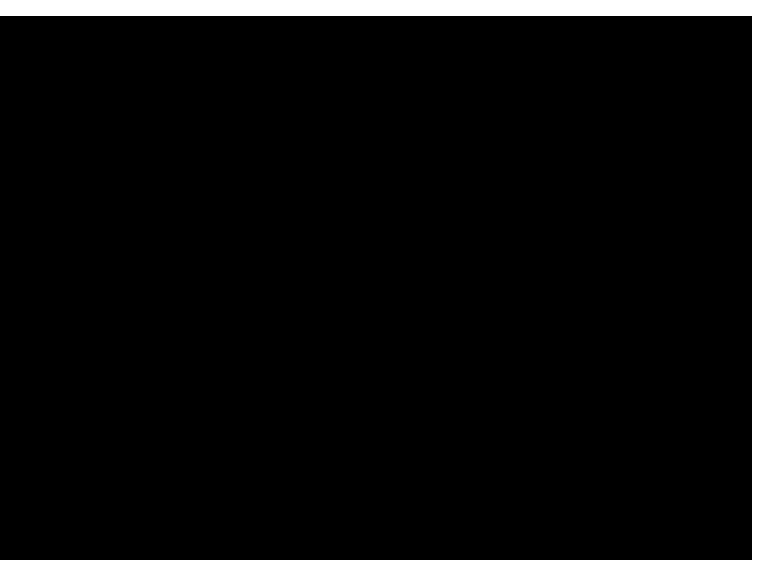

A level layout from a 2D game, rendered from its tile map. Below: a short description, then the map file with its tile-grid data intact:
An orthogonal 48x36 tile map with 16x16 px tiles, 1 tile layer (background) and 19 objects (2x shape, instruction_6, instruction_5, instruction_4, instruction_3, ...).

<map version="1.0" tiledversion="1.0.3" orientation="orthogonal" renderorder="right-down" width="48" height="36" tilewidth="16" tileheight="16" backgroundcolor="#000000" nextobjectid="22">
 <tileset firstgid="1" name="Tileset" tilewidth="16" tileheight="16" tilecount="9" columns="3">
  <image source="tileset.png" width="48" height="48" />
 </tileset>
 <layer name="background" width="48" height="36">
  <data encoding="csv">
1,1,1,1,1,1,1,1,1,1,1,1,1,1,1,1,1,1,1,1,1,1,1,1,1,1,1,1,1,1,1,1,1,1,1,1,1,1,1,1,1,1,1,1,1,1,1,1,
0,0,0,0,0,0,0,0,0,0,0,0,0,0,0,0,0,0,0,0,0,0,0,0,0,0,0,0,0,0,0,0,0,0,0,0,0,0,0,0,0,0,0,0,0,0,0,1,
0,0,0,0,0,0,0,0,0,0,0,0,0,0,0,0,0,0,0,0,0,0,0,0,0,0,0,0,0,0,0,0,0,0,0,0,0,0,0,0,0,0,0,0,0,0,0,1,
0,0,0,0,0,0,0,0,0,0,0,0,0,0,0,0,0,0,0,0,0,0,0,0,0,0,0,0,0,0,0,0,0,0,0,0,0,0,0,0,0,0,0,0,0,0,0,1,
0,0,0,0,0,0,0,0,0,0,0,0,0,0,0,0,0,0,0,0,0,0,0,0,0,0,0,0,0,0,0,0,0,0,0,0,0,0,0,0,0,0,0,0,0,0,0,1,
0,0,0,0,0,0,0,0,0,0,0,0,0,0,0,0,0,0,0,0,0,0,0,0,0,0,0,0,0,0,0,0,0,0,0,0,0,0,0,0,0,0,0,0,0,0,0,1,
0,0,0,0,0,0,0,0,0,0,0,0,0,0,0,0,0,0,0,0,0,0,0,0,0,0,0,0,0,0,0,0,0,0,0,0,0,0,0,0,0,0,0,0,0,0,0,1,
0,0,0,0,0,0,0,0,0,0,0,0,0,0,0,0,0,0,0,0,0,0,0,0,0,0,0,0,0,0,0,0,0,0,0,0,0,0,0,0,0,0,0,0,0,0,0,1,
0,0,0,0,0,0,0,0,0,0,0,0,0,0,0,0,0,0,0,0,0,0,0,0,0,0,0,0,0,0,0,0,0,0,0,0,0,0,0,0,0,0,0,0,0,0,0,1,
0,0,0,0,0,0,0,0,0,0,0,0,0,0,0,0,0,0,0,0,0,0,0,0,0,0,0,0,0,0,0,0,0,0,0,0,0,0,0,0,0,0,0,0,0,0,0,1,
0,0,0,0,0,0,0,0,0,0,0,0,0,0,0,0,0,0,0,0,0,0,0,0,0,0,0,0,0,0,0,0,0,0,0,0,0,0,0,0,0,0,0,0,0,0,0,1,
0,0,0,0,0,0,0,0,0,0,0,0,0,0,0,0,0,0,0,0,0,0,0,0,0,0,0,0,0,0,0,0,0,0,0,0,0,0,0,0,0,0,0,0,0,0,0,1,
0,0,0,0,0,0,0,0,0,0,0,0,0,0,0,0,0,0,0,0,0,0,0,0,0,0,0,0,0,0,0,0,0,0,0,0,0,0,0,0,0,0,0,0,0,0,0,1,
0,0,0,0,0,0,0,0,0,0,0,0,0,0,0,0,0,0,0,0,0,0,0,0,0,0,0,0,0,0,0,0,0,0,0,0,0,0,0,0,0,0,0,0,0,0,0,1,
0,0,0,0,0,0,0,0,0,0,0,0,0,0,0,0,0,0,0,0,0,0,0,0,0,0,0,0,0,0,0,0,0,0,0,0,0,0,0,0,0,0,0,0,0,0,0,1,
0,0,0,0,0,0,0,0,0,0,0,0,0,0,0,0,0,0,0,0,0,0,0,0,0,0,0,0,0,0,0,0,0,0,0,0,0,0,0,0,0,0,0,0,0,0,0,1,
0,0,0,0,0,0,0,0,0,0,0,0,0,0,0,0,0,0,0,0,0,0,0,0,0,0,0,0,0,0,0,0,0,0,0,0,0,0,0,0,0,0,0,0,0,0,0,1,
0,0,0,0,0,0,0,0,0,0,0,0,0,0,0,0,0,0,0,0,0,0,0,0,0,0,0,0,0,0,0,0,0,0,0,0,0,0,0,0,0,0,0,0,0,0,0,1,
0,0,0,0,0,0,0,0,0,0,0,0,0,0,0,0,0,0,0,0,0,0,0,0,0,0,0,0,0,0,0,0,0,0,0,0,0,0,0,0,0,0,0,0,0,0,0,1,
0,0,0,0,0,0,0,0,0,0,0,0,0,0,0,0,0,0,0,0,0,0,0,0,0,0,0,0,0,0,0,0,0,0,0,0,0,0,0,0,0,0,0,0,0,0,0,1,
0,0,0,0,0,0,0,0,0,0,0,0,0,0,0,0,0,0,0,0,0,0,0,0,0,0,0,0,0,0,0,0,0,0,0,0,0,0,0,0,0,0,0,0,0,0,0,1,
0,0,0,0,0,0,0,0,0,0,0,0,0,0,0,0,0,0,0,0,0,0,0,0,0,0,0,0,0,0,0,0,0,0,0,0,0,0,0,0,0,0,0,0,0,0,0,1,
0,0,0,0,0,0,0,0,0,0,0,0,0,0,0,0,0,0,0,0,0,0,0,0,0,0,0,0,0,0,0,0,0,0,0,0,0,0,0,0,0,0,0,0,0,0,0,1,
0,0,0,0,0,0,0,0,0,0,0,0,0,0,0,0,0,0,0,0,0,0,0,0,0,0,0,0,0,0,0,0,0,0,0,0,0,0,0,0,0,0,0,0,0,0,0,1,
0,0,0,0,0,0,0,0,0,0,0,0,0,0,0,0,0,0,0,0,0,0,0,0,0,0,0,0,0,0,0,0,0,0,0,0,0,0,0,0,0,0,0,0,0,0,0,1,
0,0,0,0,0,0,0,0,0,0,0,0,0,0,0,0,0,0,0,0,0,0,0,0,0,0,0,0,0,0,0,0,0,0,0,0,0,0,0,0,0,0,0,0,0,0,0,1,
0,0,0,0,0,0,0,0,0,0,0,0,0,0,0,0,0,0,0,0,0,0,0,0,0,0,0,0,0,0,0,0,0,0,0,0,0,0,0,0,0,0,0,0,0,0,0,1,
0,0,0,0,0,0,0,0,0,0,0,0,0,0,0,0,0,0,0,0,0,0,0,0,0,0,0,0,0,0,0,0,0,0,0,0,0,0,0,0,0,0,0,0,0,0,0,1,
0,0,0,0,0,0,0,0,0,0,0,0,0,0,0,0,0,0,0,0,0,0,0,0,0,0,0,0,0,0,0,0,0,0,0,0,0,0,0,0,0,0,0,0,0,0,0,1,
0,0,0,0,0,0,0,0,0,0,0,0,0,0,0,0,0,0,0,0,0,0,0,0,0,0,0,0,0,0,0,0,0,0,0,0,0,0,0,0,0,0,0,0,0,0,0,1,
0,0,0,0,0,0,0,0,0,0,0,0,0,0,0,0,0,0,0,0,0,0,0,0,0,0,0,0,0,0,0,0,0,0,0,0,0,0,0,0,0,0,0,0,0,0,0,1,
0,0,0,0,0,0,0,0,0,0,0,0,0,0,0,0,0,0,0,0,0,0,0,0,0,0,0,0,0,0,0,0,0,0,0,0,0,0,0,0,0,0,0,0,0,0,0,1,
0,0,0,0,0,0,0,0,0,0,0,0,0,0,0,0,0,0,0,0,0,0,0,0,0,0,0,0,0,0,0,0,0,0,0,0,0,0,0,0,0,0,0,0,0,0,0,1,
0,0,0,0,0,0,0,0,0,0,0,0,0,0,0,0,0,0,0,0,0,0,0,0,0,0,0,0,0,0,0,0,0,0,0,0,0,0,0,0,0,0,0,0,0,0,0,1,
0,0,0,0,0,0,0,0,0,0,0,0,0,0,0,0,0,0,0,0,0,0,0,0,0,0,0,0,0,0,0,0,0,0,0,0,0,0,0,0,0,0,0,0,0,0,0,1,
1,1,1,1,1,1,1,1,1,1,1,1,1,1,1,1,1,1,1,1,1,1,1,1,1,1,1,1,1,1,1,1,1,1,1,1,1,1,1,1,1,1,1,1,1,1,1,1
</data>
 </layer>
 <objectgroup name="instructions">
  <object id="18" name="instruction_6" x="352" y="224" width="384" height="32">
   <text fontfamily="Volter (Goldfish)" pixelsize="27" wrap="1" color="#646464" valign="center">launch the ball</text>
  </object>
  <object id="19" name="instruction_5" x="48" y="224" width="272" height="32">
   <text fontfamily="Volter (Goldfish)" pixelsize="27" wrap="1" color="#ddad1d" halign="right" valign="center">SPACEBAR:</text>
  </object>
  <object id="17" name="instruction_4" x="352" y="176" width="384" height="32">
   <text fontfamily="Volter (Goldfish)" pixelsize="27" wrap="1" color="#646464" valign="center">move the paddle</text>
  </object>
  <object id="16" name="instruction_3" x="48" y="176" width="272" height="32">
   <text fontfamily="Volter (Goldfish)" pixelsize="27" wrap="1" color="#ddad1d" halign="right" valign="center">UP or DOWN:</text>
  </object>
  <object id="15" name="instruction_2" x="352" y="128" width="384" height="32">
   <text fontfamily="Volter (Goldfish)" pixelsize="27" wrap="1" color="#646464" valign="center">score a max!</text>
  </object>
  <object id="14" name="instruction_1" x="48" y="128" width="272" height="32">
   <text fontfamily="Volter (Goldfish)" pixelsize="27" wrap="1" color="#ddad1d" halign="right" valign="center">Goal:</text>
  </object>
 </objectgroup>
 <objectgroup name="score">
  <object id="21" name="terminate_game_instruction" x="400" y="480" width="336" height="48">
   <text fontfamily="Volter (Goldfish)" pixelsize="27" wrap="1" color="#646464">Press SPACEBAR...</text>
  </object>
  <object id="20" name="game_over" x="80" y="128" width="608" height="128">
   <text fontfamily="Volter (Goldfish)" pixelsize="90" wrap="1" color="#ffffff" halign="center" valign="center">GAME OVER</text>
  </object>
  <object id="1" name="score" x="320" y="32" width="112" height="80">
   <text fontfamily="Volter (Goldfish)" pixelsize="54" wrap="1" color="#ffffff" halign="center" valign="center">0</text>
  </object>
 </objectgroup>
 <objectgroup name="wall">
  <object id="13" name="right_wall" x="752" y="0" width="16" height="576" />
  <object id="10" name="bottom_wall" x="0" y="0" width="752" height="16" />
  <object id="11" name="top_wall" x="0" y="560" width="752" height="16" />
 </objectgroup>
 <objectgroup name="ball">
  <properties>
   <property name="isEntity" type="bool" value="true" />
  </properties>
  <object id="3" name="tile" gid="7" x="256" y="384" width="16" height="16" />
  <object id="2" name="shape" type="shape" x="256" y="368" width="16" height="16" />
 </objectgroup>
 <objectgroup name="paddle">
  <properties>
   <property name="isEntity" type="bool" value="true" />
  </properties>
  <object id="6" name="tile4" gid="1" x="16" y="272" width="16" height="16" />
  <object id="7" name="tile3" gid="1" x="16" y="288" width="16" height="16" />
  <object id="8" name="tile2" gid="1" x="16" y="304" width="16" height="16" />
  <object id="9" name="tile1" gid="1" x="16" y="320" width="16" height="16" />
  <object id="5" name="shape" type="shape" x="16" y="256" width="16" height="64" />
 </objectgroup>
</map>
